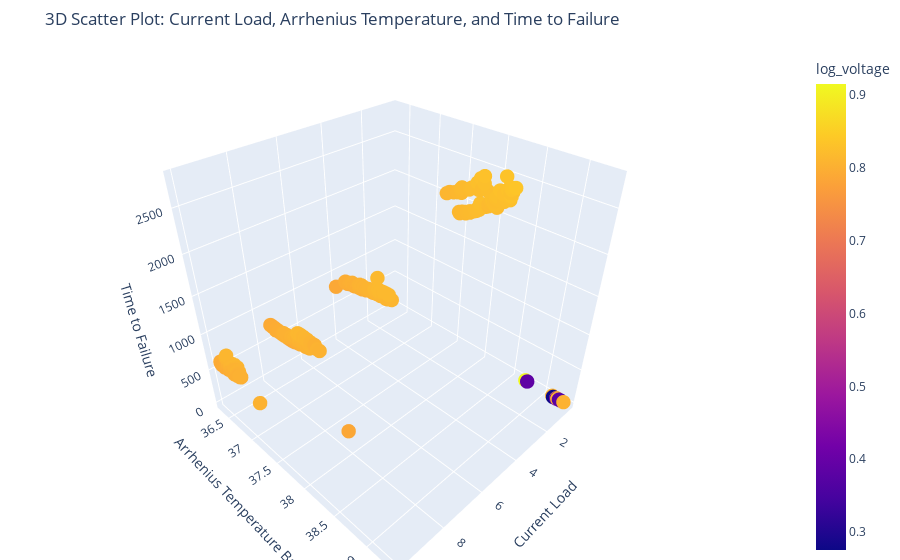

Write notebook code for a chart like this one.
### Code cell
import plotly.graph_objs as go
import plotly.express as px

#creating a 3d scatter plot
fig = px.scatter_3d(
    second,
    x='current_load',
    y='arrhenius_temperature',
    z='time_end',
    color='log_voltage',
    labels={'current_load' : 'Current Load',
            'arrhenius_temperature' : 'Arrhenius Temperature',
            'time_end' : 'Time to Failure' },
    title = '3D Scatter Plot: Current Load, Arrhenius Temperature, and Time to Failure'
)

#updating the layout for better visualization
fig.update_traces(marker=dict(size=5))
fig.update_layout(
    scene=dict(
        xaxis_title='Current Load',
        yaxis_title='Arrhenius Temperature Battery',
        zaxis_title='Time to Failure'
    ),
    margin=dict(l=0, r=0, b=0, t=50)
)

#show the plot
fig.show()

### Figure 1 — Plotly figure (JSON) as saved in the notebook; plotly's stock layout.template omitted (floating-point values rounded to 4 significant figures; data arrays with more than 128 entries replaced by an {"elided": "..."} marker saying what was removed)
{"data": [{"hovertemplate": "Current Load=%{x}<br>Arrhenius Temperature=%{y}<br>Time to Failure=%{z}<br>log_voltage=%{marker.color}<extra></extra>", "legendgroup": "", "marker": {"color": {"elided": "1405 float values"}, "coloraxis": "coloraxis", "size": 5, "symbol": "circle"}, "mode": "markers", "name": "", "scene": "scene", "showlegend": false, "type": "scatter3d", "x": {"elided": "1405 float values"}, "y": {"elided": "1405 float values"}, "z": {"elided": "1405 float values"}}], "layout": {"coloraxis": {"colorbar": {"title": {"text": "log_voltage"}}, "colorscale": [[0, "#0d0887"], [0.1111, "#46039f"], [0.2222, "#7201a8"], [0.3333, "#9c179e"], [0.4444, "#bd3786"], [0.5556, "#d8576b"], [0.6667, "#ed7953"], [0.7778, "#fb9f3a"], [0.8889, "#fdca26"], [1, "#f0f921"]]}, "legend": {"tracegroupgap": 0}, "margin": {"b": 0, "l": 0, "r": 0, "t": 50}, "scene": {"domain": {"x": [0, 1], "y": [0, 1]}, "xaxis": {"title": {"text": "Current Load"}}, "yaxis": {"title": {"text": "Arrhenius Temperature Battery"}}, "zaxis": {"title": {"text": "Time to Failure"}}}, "title": {"text": "3D Scatter Plot: Current Load, Arrhenius Temperature, and Time to Failure"}}}
